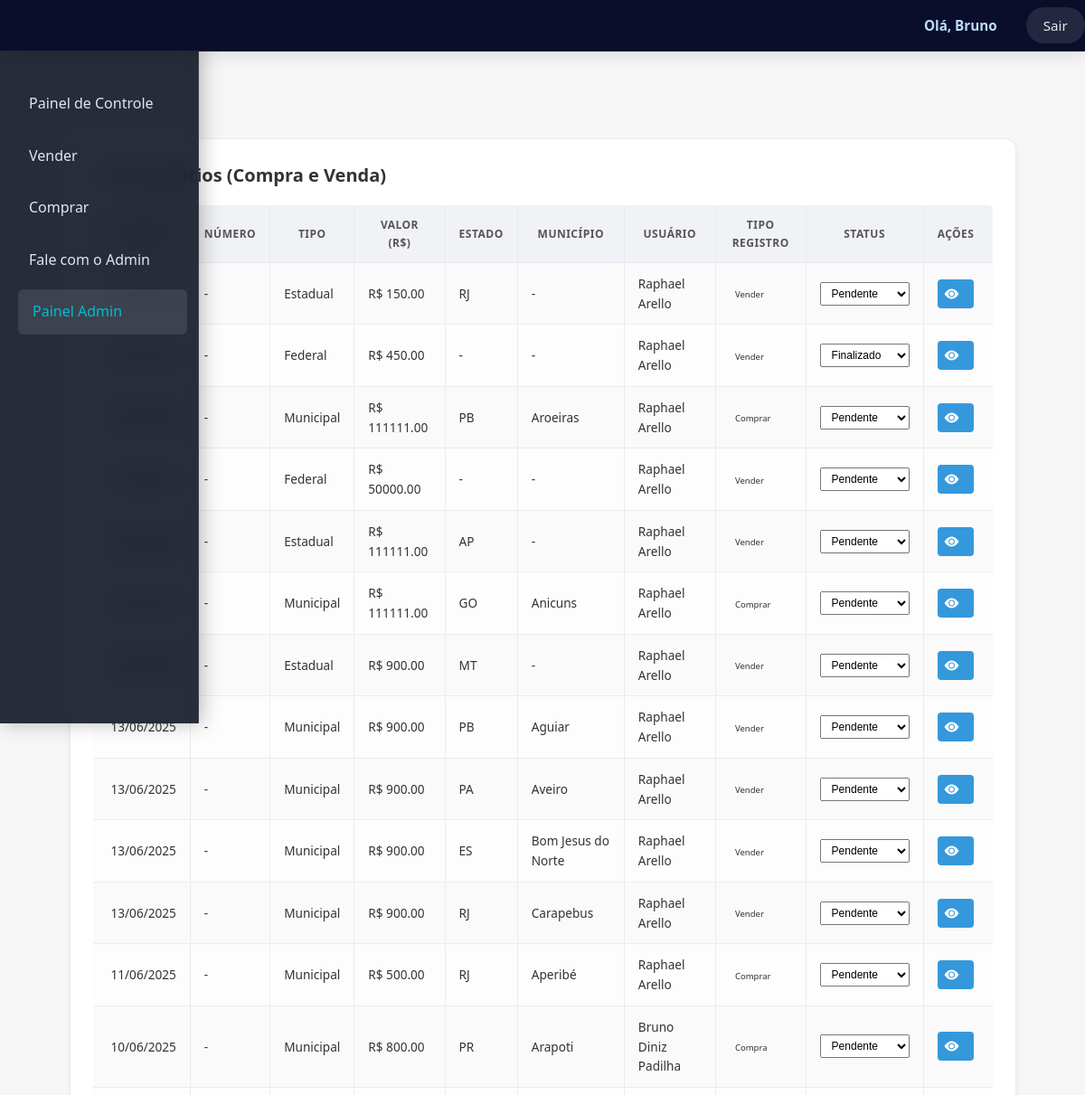
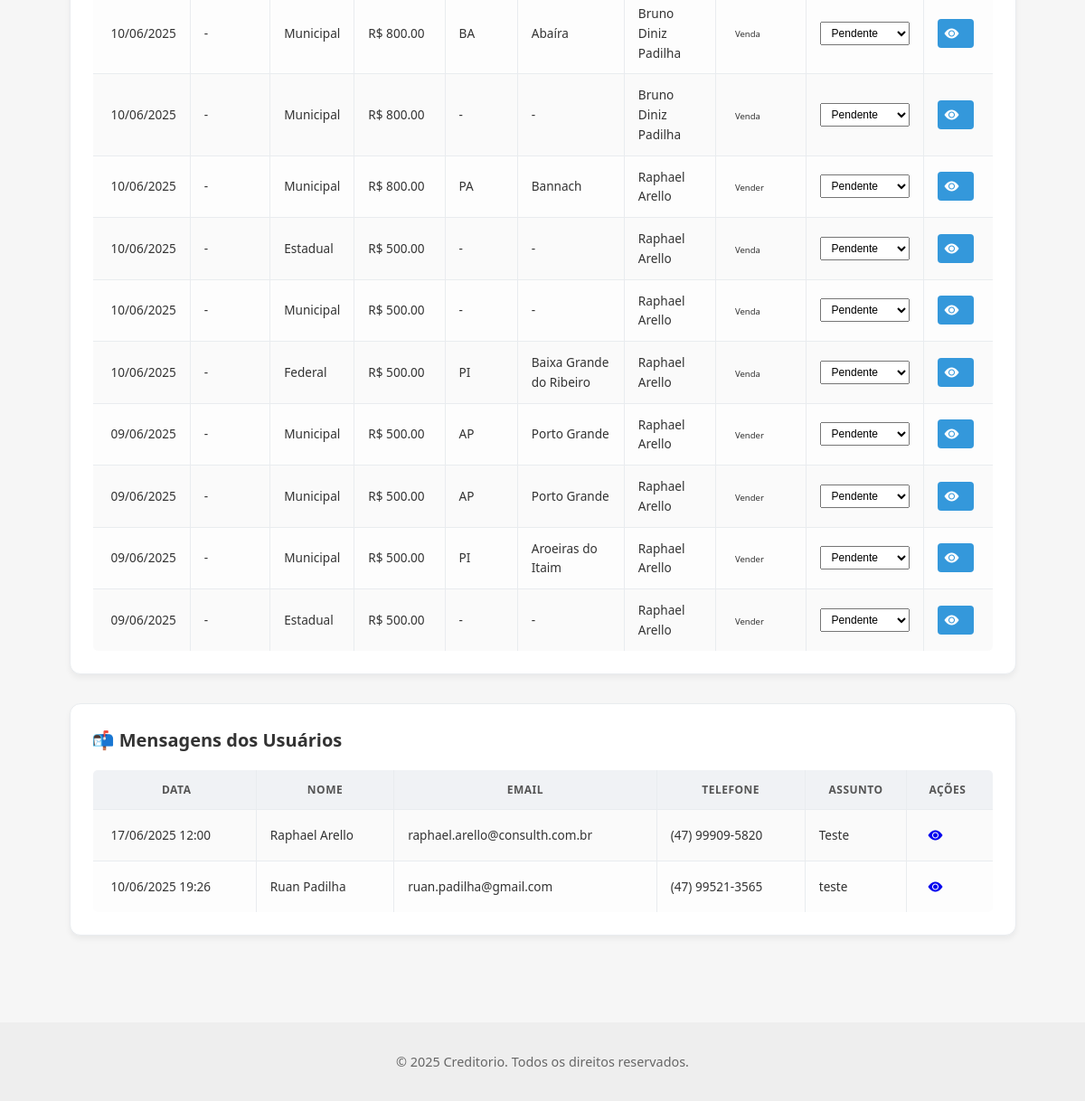
The app's page /admin (signed in) with its own data (2 pictures, top to bottom).
### app/models.py (models this page shows, shortened)
class Usuario(UserMixin, db.Model):
    __tablename__ = 'usuario'
    id = db.Column(db.Integer, primary_key=True)
    nome = db.Column(db.String(100), nullable=False)
    email = db.Column(db.String(100), unique=True, nullable=False)
    cpf_cnpj = db.Column(db.String(20), unique=True, nullable=False)
    telefone = db.Column(db.String(20), nullable=False)
    senha_hash = db.Column(db.String(128), nullable=False)
    tipo = db.Column(db.String(20), default='usuario')
    ativo = db.Column(db.Boolean, default=True)
    saldo = db.Column(db.Float, default=0.0)
    data_cadastro = db.Column(db.DateTime, default=datetime.utcnow)
    precatorios_comprados = db.relationship(
        'Precatorio',
        foreign_keys='Precatorio.comprador_id',
        backref='comprador_user',
        lazy=True
    )

class Precatorio(db.Model):
    __tablename__ = 'precatorio'
    id = db.Column(db.Integer, primary_key=True)
    numero = db.Column(db.String(50))  # Número do precatório (opcional)
    tipo = db.Column(db.String(50), nullable=False)
    tipo_entrada = db.Column(db.String(20), nullable=False)  # 'compra' ou 'venda'
    nome = db.Column(db.String(100), nullable=False)
    cpf_cnpj = db.Column(db.String(20), nullable=False)
    telefone = db.Column(db.String(20), nullable=False)
    email = db.Column(db.String(120), nullable=False)
    valor = db.Column(db.Float, nullable=False)
    estado = db.Column(db.String(2))
    municipio = db.Column(db.String(100))
    status = db.Column(db.String(20), default='Pendente')  # ex: Pendente, Em análise, Fechado
    vendido = db.Column(db.Boolean, default=False)
    data_cadastro = db.Column(db.DateTime, default=datetime.utcnow)
    comprador_id = db.Column(db.Integer, db.ForeignKey('usuario.id'), nullable=True)
    usuario_id = db.Column(db.Integer, db.ForeignKey('usuario.id'), nullable=True)
    usuario = db.relationship('Usuario', foreign_keys=[usuario_id], backref='precatorios_criados')

class MensagemPublica(db.Model):
    __tablename__ = 'mensagem_publica'
    id = db.Column(db.Integer, primary_key=True)
    nome = db.Column(db.String(100), nullable=False)
    email = db.Column(db.String(120), nullable=False)
    telefone = db.Column(db.String(20))
    assunto = db.Column(db.String(150), nullable=False)
    mensagem = db.Column(db.Text, nullable=False)
    data_envio = db.Column(db.DateTime, default=datetime.utcnow)

### app/routes.py (the view)
@main_bp.route('/admin')
@login_required
def painel_admin():
    if current_user.tipo != 'administrador':
        flash("Acesso negado", "error")
        return redirect(url_for('main.dashboard'))
    usuarios = Usuario.query.all()
    precatorios = Precatorio.query.order_by(Precatorio.data_cadastro.desc()).all()
    mensagens = MensagemPublica.query.order_by(MensagemPublica.data_envio.desc()).all()
    logs = LogAcao.query.order_by(LogAcao.data.desc()).limit(50).all()
    return render_template('admin.html', usuarios=usuarios, precatorios=precatorios, mensagens=mensagens, logs=logs)

### app/templates/admin.html (shortened to what this page needs)
{% extends "base.html" %}
{% block content %}
<div class="dashboard-layout">
  {% include 'partials/sidebar.html' %}
  <head><link rel="stylesheet" href="https://cdn.jsdelivr.net/npm/bootstrap-icons@1.8.0/font/bootstrap-icons.css"></head>
  <section class="dashboard-content flex-grow-1" style="padding: 0.1px 0.5px;">
    <div class="painel card shadow-sm rounded-lg p-3 mb-4 bg-white" style="font-size: 0.875rem;">
      <h3 class="mb-3">📄 Precatórios (Compra e Venda)</h3>
      <div class="table-responsive">
        <table class="table table-striped table-hover align-middle text-sm">
          <thead class="table-dark">
            <tr>
              <th>Data</th>
              <th>Número</th>
              <th>Tipo</th>
              <th>Valor (R$)</th>
              <th>Estado</th>
              <th>Município</th>
              <th>Usuário</th>
              <th>Tipo Registro</th>
              <th>Status</th>
              <th>Ações</th>
            </tr>
          </thead>
          <tbody>
            {% for p in precatorios %}
            <tr>
              <td>{{ p.data_cadastro.strftime('%d/%m/%Y') }}</td>
              <td>{{ p.numero or '-' }}</td>
              <td>{{ p.tipo }}</td>
              <td class="fw-bold">R$ {{ '%.2f' | format(p.valor) }}</td>
              <td>{{ p.estado or '-' }}</td>
              <td>{{ p.municipio or '-' }}</td>
              <td>{{ p.usuario.nome if p.usuario else p.nome }}</td>
              <td><span class="badge bg-{{ 'primary' if p.tipo_entrada == 'compra' else 'success' }}">{{ p.tipo_entrada|capitalize }}</span></td>
              <td>
                <form method="post" action="{{ url_for('admin.alterar_status_precatorio', id=p.id) }}">
                  <select name="status" class="form-select form-select-sm" onchange="this.form.submit()">
                    <option value="Pendente" {% if p.status == 'Pendente' %}selected{% endif %}>Pendente</option>
                    <option value="Finalizado" {% if p.status == 'Finalizado' %}selected{% endif %}>Finalizado</option>
                  </select>
                </form>
              </td>
              <td>
                <a href="{{ url_for('main.detalhar_precatorio', id=p.id) }}" class="btn btn-sm btn-primary" title="Detalhes">
                  <i class="bi bi-eye-fill"></i>
                </a>
              </td>
            </tr>
            {% endfor %}
          </tbody>
        </table>
      </div>
    </div>
    <div class="painel card shadow-sm rounded-lg p-3 bg-white" style="font-size: 0.875rem;">
      <h3 class="mb-3">📬 Mensagens dos Usuários</h3>
      <div class="table-responsive">
        <table class="table table-striped table-hover align-middle text-sm">
          <thead class="table-dark">
            <tr>
              <th>Data</th>
              <th>Nome</th>
              <th>Email</th>
              <th>Telefone</th>
              <th>Assunto</th>
              <th>Ações</th>
            </tr>
          </thead>
          <tbody>
            {% for m in mensagens %}
            <tr>
              <td>{{ m.data_envio.strftime('%d/%m/%Y %H:%M') }}</td>
              <td>{{ m.nome }}</td>
              <td>{{ m.email }}</td>
              <td>{{ m.telefone }}</td>
              <td>{{ m.assunto }}</td>
              <td>
                <a href="{{ url_for('admin.visualizar_mensagem', id=m.id) }}" class="btn btn-sm btn-outline-primary" title="Visualizar">
                  <i class="bi bi-eye-fill"></i>
                </a>
              </td>
            </tr>
            {% else %}
            <tr>
              <td colspan="6" class="text-center text-muted">Nenhuma mensagem recebida.</td>
            </tr>
            {% endfor %}
          </tbody>
        </table>
      </div>
    </div>
  </section>
</div>
{% endblock %}

### app/templates/base.html (shortened to what this page needs)
<!DOCTYPE html>
<html lang="pt-BR">
<head>
  <link rel="stylesheet" href="{{ url_for('static', filename='css/style.css') }}">
</head>
<body>
<header class="site-header">
  <div class="header-container">
    <nav class="topnav">
      <ul>
        {% if current_user.is_authenticated %}
          <li>Olá, {{ current_user.nome.split(' ')[0] }}</li>
          <li><a href="{{ url_for('auth.logout') }}" class="logout-btn">Sair</a></li>
        {% else %}
          <li><a href="{{ url_for('auth.login') }}">Login</a></li>
          <li><a href="{{ url_for('auth.cadastro') }}">Cadastrar</a></li>
        {% endif %}
      </ul>
    </nav>
  </div>
</header>
  <main class="container main-content">
    {% block content %}{% endblock %}
  </main>
  <footer class="site-footer">
    <div class="container">
      <p>© 2025 Creditorio. Todos os direitos reservados.</p>
    </div>
  </footer>
</body>
</html>

### app/templates/admin.html (style rules this page uses)
.table { font-size: 0.85rem; }
.table th { font-weight: 600; text-transform: uppercase; font-size: 0.75rem; letter-spacing: 0.5px; }
.table-dark { background-color: #343a40; color: white; }
.table-striped tbody tr:nth-of-type(odd) { background-color: rgba(0, 0, 0, 0.02); }
.badge { font-size: 0.7em; font-weight: 500; padding: 0.35em 0.65em; }
.form-select-sm { padding: 0.25rem 0.5rem; font-size: 0.75rem; }

### records on screen
Usuario: nome "Bruno"
Precatorio: numero "-", tipo "Estadual", valor "150.00", estado "RJ", municipio "-", usuario "Raphael Arello", tipo_entrada "Vender", status "Pendente"
Precatorio: numero "-", tipo "Federal", valor "450.00", estado "-", municipio "-", usuario "Raphael Arello", tipo_entrada "Vender", status "Finalizado"
Precatorio: numero "-", tipo "Municipal", valor "111111.00", estado "PB", municipio "Aroeiras", usuario "Raphael Arello", tipo_entrada "Comprar", status "Pendente"
Precatorio: numero "-", tipo "Federal", valor "50000.00", estado "-", municipio "-", usuario "Raphael Arello", tipo_entrada "Vender", status "Pendente"
Precatorio: numero "-", tipo "Estadual", valor "111111.00", estado "AP", municipio "-", usuario "Raphael Arello", tipo_entrada "Vender", status "Pendente"
Precatorio: numero "-", tipo "Municipal", valor "111111.00", estado "GO", municipio "Anicuns", usuario "Raphael Arello", tipo_entrada "Comprar", status "Pendente"
Precatorio: numero "-", tipo "Estadual", valor "900.00", estado "MT", municipio "-", usuario "Raphael Arello", tipo_entrada "Vender", status "Pendente"
Precatorio: data_cadastro "13/06/2025", numero "-", tipo "Municipal", valor "900.00", estado "PB", municipio "Aguiar", usuario "Raphael Arello", tipo_entrada "Vender", status "Pendente"
Precatorio: data_cadastro "13/06/2025", numero "-", tipo "Municipal", valor "900.00", estado "PA", municipio "Aveiro", usuario "Raphael Arello", tipo_entrada "Vender", status "Pendente"
Precatorio: data_cadastro "13/06/2025", numero "-", tipo "Municipal", valor "900.00", estado "ES", municipio "Bom Jesus do Norte", usuario "Raphael Arello", tipo_entrada "Vender", status "Pendente"
Precatorio: data_cadastro "13/06/2025", numero "-", tipo "Municipal", valor "900.00", estado "RJ", municipio "Carapebus", usuario "Raphael Arello", tipo_entrada "Vender", status "Pendente"
Precatorio: data_cadastro "11/06/2025", numero "-", tipo "Municipal", valor "500.00", estado "RJ", municipio "Aperibé", usuario "Raphael Arello", tipo_entrada "Comprar", status "Pendente"
Precatorio: data_cadastro "10/06/2025", numero "-", tipo "Municipal", valor "800.00", estado "PR", municipio "Arapoti", usuario "Bruno Diniz Padilha", tipo_entrada "Compra", status "Pendente"
Precatorio: data_cadastro "10/06/2025", numero "-", tipo "Municipal", valor "800.00", estado "BA", municipio "Abaíra", usuario "Bruno Diniz Padilha", tipo_entrada "Venda", status "Pendente"
Precatorio: data_cadastro "10/06/2025", numero "-", tipo "Municipal", valor "800.00", estado "-", municipio "-", usuario "Bruno Diniz Padilha", tipo_entrada "Venda", status "Pendente"
Precatorio: data_cadastro "10/06/2025", numero "-", tipo "Municipal", valor "800.00", estado "PA", municipio "Bannach", usuario "Raphael Arello", tipo_entrada "Vender", status "Pendente"
Precatorio: data_cadastro "10/06/2025", numero "-", tipo "Estadual", valor "500.00", estado "-", municipio "-", usuario "Raphael Arello", tipo_entrada "Venda", status "Pendente"
Precatorio: data_cadastro "10/06/2025", numero "-", tipo "Municipal", valor "500.00", estado "-", municipio "-", usuario "Raphael Arello", tipo_entrada "Venda", status "Pendente"
Precatorio: data_cadastro "10/06/2025", numero "-", tipo "Federal", valor "500.00", estado "PI", municipio "Baixa Grande do Ribeiro", usuario "Raphael Arello", tipo_entrada "Venda", status "Pendente"
Precatorio: data_cadastro "09/06/2025", numero "-", tipo "Municipal", valor "500.00", estado "AP", municipio "Porto Grande", usuario "Raphael Arello", tipo_entrada "Vender", status "Pendente"
Precatorio: data_cadastro "09/06/2025", numero "-", tipo "Municipal", valor "500.00", estado "AP", municipio "Porto Grande", usuario "Raphael Arello", tipo_entrada "Vender", status "Pendente"
Precatorio: data_cadastro "09/06/2025", numero "-", tipo "Municipal", valor "500.00", estado "PI", municipio "Aroeiras do Itaim", usuario "Raphael Arello", tipo_entrada "Vender", status "Pendente"
Precatorio: data_cadastro "09/06/2025", numero "-", tipo "Estadual", valor "500.00", estado "-", municipio "-", usuario "Raphael Arello", tipo_entrada "Vender", status "Pendente"
MensagemPublica: data_envio "17/06/2025 12:00", nome "Raphael Arello", email "raphael.arello@consulth.com.br", telefone "(47) 99909-5820", assunto "Teste"
MensagemPublica: data_envio "10/06/2025 19:26", nome "Ruan Padilha", email "ruan.padilha@gmail.com", telefone "(47) 99521-3565", assunto "teste"
